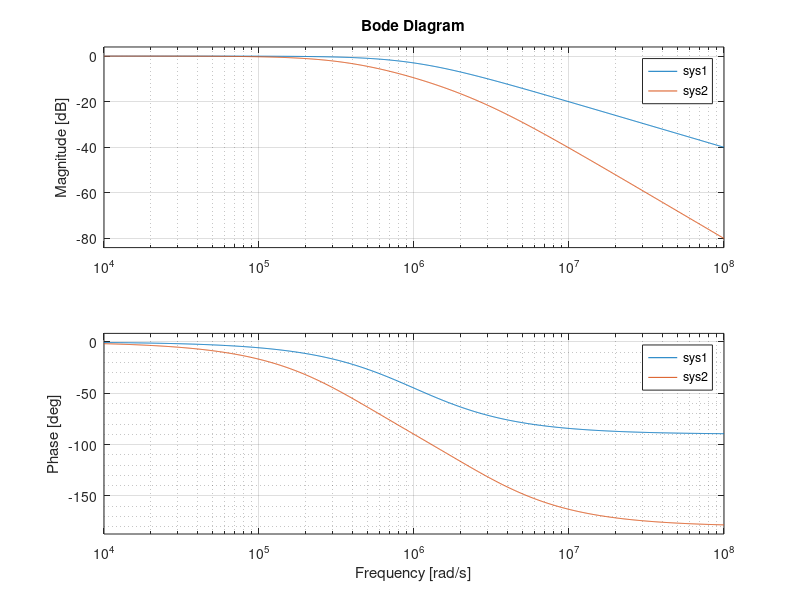

MATLAB code to generate this figure:
R=100; C=10e-9;

% single RC stage
num= [1];
den =[R*C, 1];
sys1= tf(num,den);

% two-stage RC ladder
A= [-2/(R*C),1/(R*C); 1/(R*C), -1/(R*C) ];
B= [ 1/(R*C); 0];
C=[0, 1];
D=0;

sys2=ss(A,B,C,D);

bode(sys1,sys2); 
grid minor;
